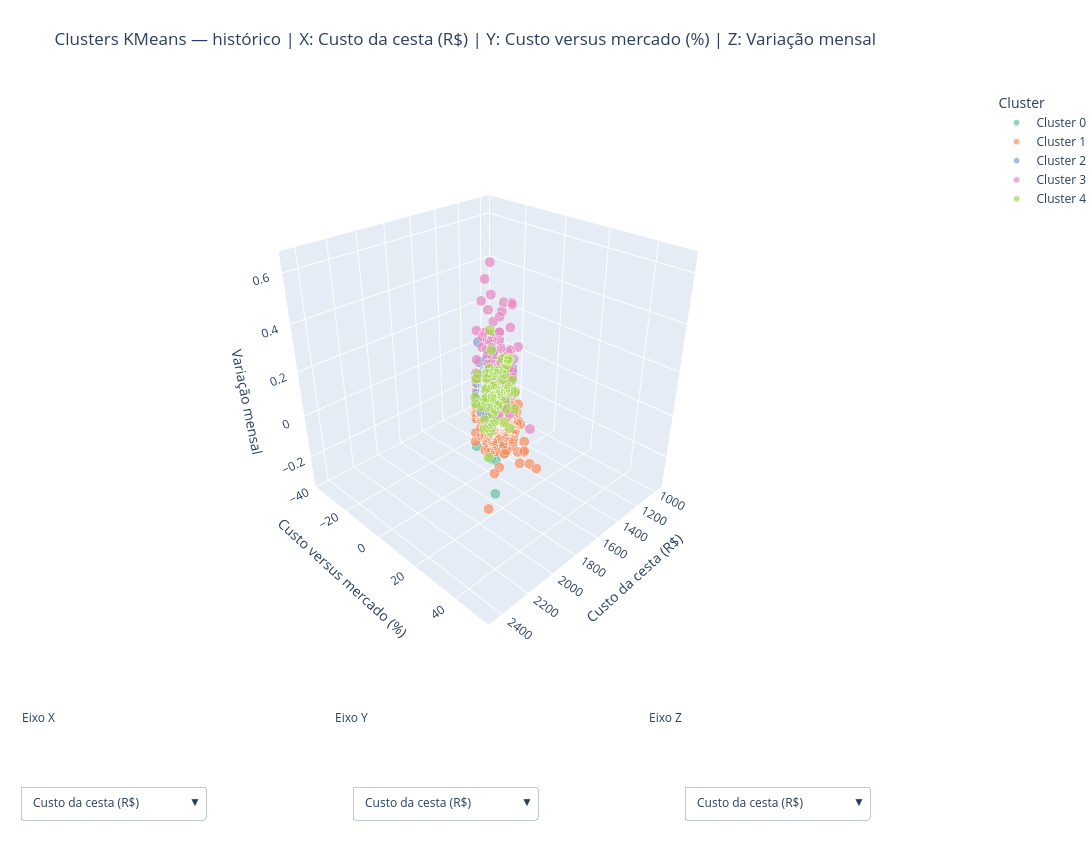

This figure's notebook cell:
### Code cell
# Visualização histórica: todos os meses aparecem ao mesmo tempo.
# Há um menu independente para cada eixo.
def historical_cluster_traces(x_feature, y_feature, z_feature):
    traces = []
    for cluster in range(model_config.n_clusters):
        data = plot_3d_data.filter(pl.col("cluster") == cluster)
        traces.append(
            go.Scatter3d(
                x=data[x_feature].to_list(),
                y=data[y_feature].to_list(),
                z=data[z_feature].to_list(),
                mode="markers",
                name=f"Cluster {cluster}",
                marker={
                    "size": 6,
                    "color": palette[cluster % len(palette)],
                    "opacity": 0.72,
                    "line": {"width": 0.3, "color": "white"},
                },
                text=[
                    f"{store} | mês {month}"
                    for store, month in zip(
                        data["establishment_id"].to_list(),
                        data["reference_month"].to_list(),
                    )
                ],
                customdata=[
                    [
                        store,
                        month,
                        basket_detail_lookup.get(
                            (store, month), "Detalhes não disponíveis"
                        ),
                    ]
                    for store, month in zip(
                        data["establishment_id"].to_list(),
                        data["reference_month"].to_list(),
                    )
                ],
                hovertemplate="<b>%{customdata[0]}</b> | %{customdata[1]}<br>X: %{x:.3f}<br>Y: %{y:.3f}<br>Z: %{z:.3f}<br><br><b>Detalhes dos produtos</b><br>%{customdata[2]}<extra></extra>",
            )
        )
    return traces


historical_features = [
    "basket_cost",
    "basket_cost_vs_market_pct",
    "basket_cost_mom_change",
]
axis_names = ["X", "Y", "Z"]


def historical_axis_buttons(axis_index):
    buttons = []
    for feature in FEATURE_COLUMNS:
        selected = list(historical_features)
        selected[axis_index] = feature
        traces = historical_cluster_traces(*selected)
        buttons.append(
            {
                "label": feature_labels[feature],
                "method": "update",
                "args": [
                    {
                        "x": [trace.x for trace in traces],
                        "y": [trace.y for trace in traces],
                        "z": [trace.z for trace in traces],
                    },
                    {
                        "title": f"Clusters KMeans — histórico | X: {feature_labels[selected[0]]} | Y: {feature_labels[selected[1]]} | Z: {feature_labels[selected[2]]}",
                        "scene": {
                            "xaxis": {"title": feature_labels[selected[0]]},
                            "yaxis": {"title": feature_labels[selected[1]]},
                            "zaxis": {"title": feature_labels[selected[2]]},
                        },
                    },
                ],
            }
        )
    return buttons


fig_3d_history = go.Figure(data=historical_cluster_traces(*historical_features))
fig_3d_history.update_layout(
    title=f"Clusters KMeans — histórico | X: {feature_labels[historical_features[0]]} | Y: {feature_labels[historical_features[1]]} | Z: {feature_labels[historical_features[2]]}",
    height=850,
    width=1200,
    scene={
        "xaxis_title": feature_labels[historical_features[0]],
        "yaxis_title": feature_labels[historical_features[1]],
        "zaxis_title": feature_labels[historical_features[2]],
        "camera": {"eye": {"x": 1.6, "y": 1.6, "z": 1.3}},
    },
    updatemenus=[
        {
            "buttons": historical_axis_buttons(0),
            "direction": "down",
            "x": 0.02,
            "y": -0.20,
            "xanchor": "left",
            "yanchor": "top",
            "showactive": True,
            "bgcolor": "white",
        },
        {
            "buttons": historical_axis_buttons(1),
            "direction": "down",
            "x": 0.36,
            "y": -0.20,
            "xanchor": "left",
            "yanchor": "top",
            "showactive": True,
            "bgcolor": "white",
        },
        {
            "buttons": historical_axis_buttons(2),
            "direction": "down",
            "x": 0.70,
            "y": -0.20,
            "xanchor": "left",
            "yanchor": "top",
            "showactive": True,
            "bgcolor": "white",
        },
    ],
    annotations=[
        {
            "text": "Eixo X",
            "xref": "paper",
            "yref": "paper",
            "x": 0.02,
            "y": -0.10,
            "showarrow": False,
        },
        {
            "text": "Eixo Y",
            "xref": "paper",
            "yref": "paper",
            "x": 0.36,
            "y": -0.10,
            "showarrow": False,
        },
        {
            "text": "Eixo Z",
            "xref": "paper",
            "yref": "paper",
            "x": 0.70,
            "y": -0.10,
            "showarrow": False,
        },
    ],
    legend={"title": "Cluster"},
    margin={"l": 0, "r": 0, "b": 180, "t": 90},
)
fig_3d_history.show()

### Figure 1 — Plotly figure (JSON) as saved in the notebook; plotly's stock layout.template omitted (floating-point values rounded to 4 significant figures; data arrays with more than 128 entries replaced by an {"elided": "..."} marker saying what was removed)
{"data": [{"customdata": {"elided": "111x3 str values"}, "hovertemplate": "<b>%{customdata[0]}</b> | %{customdata[1]}<br>X: %{x:.3f}<br>Y: %{y:.3f}<br>Z: %{z:.3f}<br><br><b>Detalhes dos produtos</b><br>%{customdata[2]}<extra></extra>", "marker": {"color": "rgb(102,194,165)", "line": {"color": "white", "width": 0.3}, "opacity": 0.72, "size": 6}, "mode": "markers", "name": "Cluster 0", "text": ["SUP_34 | mês 2023-03-01", "SUP_38 | mês 2023-03-01", "SUP_38 | mês 2024-05-01", "SUP_24 | mês 2023-10-01", "SUP_27 | mês 2023-02-01", "SUP_30 | mês 2025-05-01", "SUP_30 | mês 2025-10-01", "SUP_32 | mês 2024-10-01", "SUP_04 | mês 2026-01-01", "SUP_06 | mês 2026-04-01", "SUP_06 | mês 2026-07-01", "SUP_06 | mês 2026-08-01", "SUP_13 | mês 2024-12-01", "SUP_13 | mês 2026-01-01", "SUP_16 | mês 2024-07-01", "SUP_07 | mês 2026-01-01", "SUP_10 | mês 2026-07-01", "SUP_11 | mês 2022-11-01", "SUP_11 | mês 2023-03-01", "SUP_11 | mês 2024-08-01", "SUP_20 | mês 2023-03-01", "SUP_22 | mês 2023-07-01", "SUP_22 | mês 2025-12-01", "SUP_22 | mês 2026-04-01", "SUP_43 | mês 2023-01-01", "SUP_12 | mês 2022-11-01", "SUP_12 | mês 2024-07-01", "SUP_13 | mês 2023-08-01", "SUP_19 | mês 2023-03-01", "SUP_19 | mês 2024-09-01", "SUP_19 | mês 2026-07-01", "SUP_50 | mês 2023-07-01", "SUP_50 | mês 2025-11-01", "SUP_41 | mês 2026-01-01", "SUP_34 | mês 2022-10-01", "SUP_39 | mês 2023-08-01", "SUP_24 | mês 2023-05-01", "SUP_27 | mês 2022-11-01", "SUP_27 | mês 2025-08-01", "SUP_27 | mês 2026-07-01", "SUP_04 | mês 2026-03-01", "SUP_13 | mês 2025-04-01", "SUP_13 | mês 2025-12-01", "SUP_15 | mês 2023-01-01", "SUP_15 | mês 2024-11-01", "SUP_17 | mês 2024-04-01", "SUP_08 | mês 2022-10-01", "SUP_11 | mês 2023-12-01", "SUP_22 | mês 2023-11-01", "SUP_33 | mês 2023-09-01", "SUP_33 | mês 2023-10-01", "SUP_33 | mês 2025-06-01", "SUP_43 | mês 2024-03-01", "SUP_13 | mês 2023-06-01", "SUP_19 | mês 2023-07-01", "SUP_19 | mês 2024-04-01", "SUP_19 | mês 2025-01-01", "SUP_19 | mês 2026-04-01", "SUP_50 | mês 2025-09-01", "SUP_51 | mês 2025-06-01", "SUP_38 | mês 2026-07-01", "SUP_39 | mês 2024-12-01", "SUP_24 | mês 2026-02-01", "SUP_32 | mês 2024-02-01", "SUP_32 | mês 2024-05-01", "SUP_32 | mês 2024-08-01", "SUP_13 | mês 2025-01-01", "SUP_15 | mês 2022-10-01", "SUP_15 | mês 2024-08-01", "SUP_11 | mês 2026-04-01", "SUP_20 | mês 2026-04-01", "SUP_33 | mês 2024-07-01", "SUP_19 | mês 2024-07-01", "SUP_50 | mês 2022-12-01", "SUP_50 | mês 2025-03-01", "SUP_50 | mês 2025-05-01", "SUP_51 | mês 2023-03-01", "SUP_51 | mês 2026-07-01", "SUP_41 | mês 2022-12-01", "SUP_41 | mês 2023-03-01", "SUP_38 | mês 2024-11-01", "SUP_39 | mês 2025-05-01", "SUP_39 | mês 2025-08-01", "SUP_39 | mês 2026-07-01", "SUP_30 | mês 2026-04-01", "SUP_32 | mês 2023-07-01", "SUP_32 | mês 2026-05-01", "SUP_04 | mês 2025-09-01", "SUP_13 | mês 2024-07-01", "SUP_13 | mês 2025-07-01", "SUP_16 | mês 2023-03-01", "SUP_17 | mês 2024-09-01", "SUP_07 | mês 2026-06-01", "SUP_08 | mês 2023-02-01", "SUP_08 | mês 2024-09-01", "SUP_08 | mês 2026-02-01", "SUP_11 | mês 2024-03-01", "SUP_11 | mês 2024-11-01", "SUP_11 | mês 2025-05-01", "SUP_11 | mês 2025-09-01", "SUP_22 | mês 2023-04-01", "SUP_22 | mês 2024-11-01", "SUP_22 | mês 2025-02-01", "SUP_22 | mês 2025-10-01", "SUP_22 | mês 2026-08-01", "SUP_43 | mês 2026-04-01", "SUP_43 | mês 2024-11-01", "SUP_50 | mês 2024-01-01", "SUP_50 | mês 2024-07-01", "SUP_50 | mês 2026-07-01", "SUP_51 | mês 2025-04-01"], "type": "scatter3d", "x": [1270.0, 1498.0, 1589.0, 1285.0, 1219.0, 996.1, 1368.0, 1728.0, 1498.0, 1116.0, 1237.0, 1111.0, 1632.0, 1172.0, 1701.0, 1360.0, 1292.0, 1335.0, 1236.0, 1348.0, 1395.0, 1286.0, 1484.0, 1550.0, 1110.0, 1132.0, 1457.0, 1379.0, 1376.0, 1425.0, 1484.0, 1321.0, 1250.0, 1241.0, 1336.0, 1318.0, 1192.0, 1522.0, 1458.0, 1638.0, 1329.0, 969.5, 1639.0, 1535.0, 1465.0, 1291.0, 1237.0, 1234.0, 1495.0, 1681.0, 1363.0, 1696.0, 1436.0, 1574.0, 1287.0, 1385.0, 1322.0, 1466.0, 1417.0, 1318.0, 1571.0, 1531.0, 1256.0, 1623.0, 1782.0, 1452.0, 1454.0, 1508.0, 1486.0, 1099.0, 1528.0, 1908.0, 1354.0, 1384.0, 1454.0, 1466.0, 1361.0, 1407.0, 1275.0, 1384.0, 1263.0, 1233.0, 1449.0, 1549.0, 1244.0, 1515.0, 1758.0, 1248.0, 1192.0, 1147.0, 1618.0, 1257.0, 1584.0, 1049.0, 1334.0, 1368.0, 1480.0, 1453.0, 1165.0, 1299.0, 1096.0, 1456.0, 1186.0, 1607.0, 1634.0, 1308.0, 1092.0, 1620.0, 1569.0, 1550.0, 1202.0], "y": [-14.42, 0.9702, 0.6363, -10.97, -23.24, -27.92, -11.49, 1.75, -4.902, -23.31, -16.64, -30.83, 2.429, -25.59, 9.262, -13.66, -12.95, -7.843, -16.69, -10.16, -5.969, -9.12, -7.367, 6.499, -27.38, -21.9, -6.416, -1.398, -7.26, -9.183, 0, -6.64, -19.36, -21.27, -4.135, -5.715, -16.97, 5.0, -2.991, 10.39, -19.41, -37.73, 2.351, 0.3985, 0.6537, -20.74, -11.24, -16.88, 3.899, 14.11, -5.57, 8.436, -13.37, 10.04, -9.063, -14.94, -14.25, 0.7488, -4.757, -15.74, 5.873, -3.911, -21.29, -4.389, 12.87, -3.21, -5.672, 8.176, -0.9879, -24.47, 4.952, 22.6, -13.02, -7.232, 0.1785, 6.045, -8.285, -5.212, -14.5, -6.698, -13.23, -10.75, -3.606, 4.365, -14.55, 7.106, 13.82, -16.12, -23.45, -26.87, 9.073, -19.92, -2.483, -33.93, -15.03, -14.24, -10.73, -0.1635, -15.71, -12.69, -25.59, 0, -22.16, 3.98, 1.771, -10.1, -24.97, 3.801, 0.7797, 4.434, -22.8], "z": [-0.24, -0.08271, -0.1256, -0.258, -0.2029, -0.2558, -0.08783, -0.1689, -0.09462, -0.1922, -0.2993, -0.1021, -0.1432, -0.2847, -0.1213, -0.105, -0.1244, -0.1349, -0.09319, -0.09997, -0.1141, -0.1933, -0.1201, -0.1465, -0.157, -0.157, -0.09611, -0.1534, -0.1277, -0.2269, -0.09157, -0.07645, -0.2062, -0.1281, -0.08432, -0.08031, -0.1931, -0.1679, -0.0766, -0.1418, -0.1587, -0.3214, -0.08764, -0.108, -0.205, -0.1514, -0.08278, -0.1396, -0.08115, -0.1507, -0.189, -0.1725, -0.09716, -0.1023, -0.214, -0.1643, -0.09703, -0.1641, -0.2578, -0.1484, -0.1038, -0.1124, -0.1011, -0.09691, -0.1521, -0.2514, -0.1092, -0.08597, -0.1581, -0.2681, -0.1256, -0.2212, -0.1435, -0.1086, -0.1208, -0.1038, -0.2129, -0.07561, -0.2213, -0.1321, -0.2983, -0.2502, -0.07937, -0.1127, -0.1013, -0.1331, -0.1616, -0.1633, -0.2418, -0.3021, -0.1031, -0.1237, -0.1298, -0.0789, -0.1772, -0.1243, -0.1428, -0.09597, -0.1281, -0.1922, -0.3135, -0.265, -0.2817, -0.135, -0.1193, -0.2829, -0.255, -0.121, -0.1545, -0.1006, -0.2075]}, {"customdata": {"elided": "239x3 str values"}, "hovertemplate": "<b>%{customdata[0]}</b> | %{customdata[1]}<br>X: %{x:.3f}<br>Y: %{y:.3f}<br>Z: %{z:.3f}<br><br><b>Detalhes dos produtos</b><br>%{customdata[2]}<extra></extra>", "marker": {"color": "rgb(252,141,98)", "line": {"color": "white", "width": 0.3}, "opacity": 0.72, "size": 6}, "mode": "markers", "name": "Cluster 1", "text": {"elided": "239 str values"}, "type": "scatter3d", "x": {"elided": "239 float values"}, "y": {"elided": "239 float values"}, "z": {"elided": "239 float values"}}, {"customdata": {"elided": "224x3 str values"}, "hovertemplate": "<b>%{customdata[0]}</b> | %{customdata[1]}<br>X: %{x:.3f}<br>Y: %{y:.3f}<br>Z: %{z:.3f}<br><br><b>Detalhes dos produtos</b><br>%{customdata[2]}<extra></extra>", "marker": {"color": "rgb(141,160,203)", "line": {"color": "white", "width": 0.3}, "opacity": 0.72, "size": 6}, "mode": "markers", "name": "Cluster 2", "text": {"elided": "224 str values"}, "type": "scatter3d", "x": {"elided": "224 float values"}, "y": {"elided": "224 float values"}, "z": {"elided": "224 float values"}}, {"customdata": {"elided": "67x3 str values"}, "hovertemplate": "<b>%{customdata[0]}</b> | %{customdata[1]}<br>X: %{x:.3f}<br>Y: %{y:.3f}<br>Z: %{z:.3f}<br><br><b>Detalhes dos produtos</b><br>%{customdata[2]}<extra></extra>", "marker": {"color": "rgb(231,138,195)", "line": {"color": "white", "width": 0.3}, "opacity": 0.72, "size": 6}, "mode": "markers", "name": "Cluster 3", "text": ["SUP_34 | mês 2023-01-01", "SUP_38 | mês 2025-04-01", "SUP_39 | mês 2025-06-01", "SUP_32 | mês 2025-11-01", "SUP_13 | mês 2025-05-01", "SUP_13 | mês 2025-08-01", "SUP_13 | mês 2026-06-01", "SUP_15 | mês 2024-12-01", "SUP_07 | mês 2026-05-01", "SUP_11 | mês 2026-08-01", "SUP_20 | mês 2026-07-01", "SUP_33 | mês 2023-08-01", "SUP_33 | mês 2023-11-01", "SUP_43 | mês 2026-02-01", "SUP_51 | mês 2025-05-01", "SUP_38 | mês 2024-12-01", "SUP_38 | mês 2026-08-01", "SUP_24 | mês 2023-07-01", "SUP_24 | mês 2024-02-01", "SUP_27 | mês 2023-03-01", "SUP_32 | mês 2024-09-01", "SUP_13 | mês 2026-03-01", "SUP_11 | mês 2024-01-01", "SUP_22 | mês 2025-03-01", "SUP_22 | mês 2026-01-01", "SUP_43 | mês 2023-03-01", "SUP_12 | mês 2022-12-01", "SUP_13 | mês 2023-05-01", "SUP_19 | mês 2023-06-01", "SUP_50 | mês 2023-12-01", "SUP_51 | mês 2026-03-01", "SUP_24 | mês 2023-01-01", "SUP_32 | mês 2022-10-01", "SUP_32 | mês 2026-08-01", "SUP_13 | mês 2024-08-01", "SUP_11 | mês 2023-06-01", "SUP_11 | mês 2024-09-01", "SUP_11 | mês 2026-05-01", "SUP_22 | mês 2022-12-01", "SUP_19 | mês 2024-02-01", "SUP_50 | mês 2023-01-01", "SUP_51 | mês 2023-02-01", "SUP_51 | mês 2024-08-01", "SUP_41 | mês 2023-02-01", "SUP_24 | mês 2023-12-01", "SUP_27 | mês 2025-11-01", "SUP_30 | mês 2025-06-01", "SUP_32 | mês 2022-12-01", "SUP_04 | mês 2025-12-01", "SUP_06 | mês 2026-06-01", "SUP_13 | mês 2024-10-01", "SUP_13 | mês 2025-06-01", "SUP_15 | mês 2024-09-01", "SUP_16 | mês 2023-02-01", "SUP_17 | mês 2024-02-01", "SUP_08 | mês 2023-03-01", "SUP_08 | mês 2024-12-01", "SUP_22 | mês 2023-05-01", "SUP_43 | mês 2024-01-01", "SUP_43 | mês 2024-12-01", "SUP_12 | mês 2024-01-01", "SUP_13 | mês 2023-09-01", "SUP_19 | mês 2024-08-01", "SUP_50 | mês 2025-08-01", "SUP_50 | mês 2025-12-01", "SUP_41 | mês 2022-11-01", "SUP_41 | mês 2026-03-01"], "type": "scatter3d", "x": [1783.0, 1646.0, 1476.0, 2054.0, 1331.0, 1753.0, 1456.0, 1747.0, 1820.0, 1602.0, 1934.0, 1979.0, 1696.0, 1720.0, 1548.0, 1727.0, 1954.0, 1470.0, 1609.0, 1486.0, 2079.0, 1762.0, 1622.0, 1670.0, 1895.0, 1379.0, 1428.0, 1753.0, 1637.0, 1843.0, 1437.0, 2006.0, 1476.0, 2151.0, 1500.0, 1453.0, 1599.0, 1425.0, 1498.0, 1764.0, 1661.0, 1729.0, 1634.0, 1595.0, 1474.0, 1811.0, 1392.0, 1718.0, 1655.0, 1766.0, 1704.0, 1644.0, 1737.0, 1804.0, 1615.0, 1370.0, 1716.0, 1624.0, 1505.0, 1493.0, 1618.0, 1784.0, 1844.0, 1909.0, 1602.0, 1638.0, 1449.0], "y": [16.61, 5.685, -5.598, 32.53, -3.69, 16.62, -10.37, 9.612, 17.83, -0.2184, 30.32, 41.53, 17.85, 7.82, 11.99, 8.345, 21.71, 3.898, -5.253, 0.1616, 32.47, 6.814, 3.949, 15.02, 20.29, -7.066, -4.245, 22.15, 14.46, 24.15, -12.86, 31.23, 5.908, 33.96, 0, 1.613, 1.87, -7.756, 0.4209, 3.903, 8.664, 8.901, 8.921, 0.4648, -0.6698, 16.81, -11.03, 15.21, 3.342, 8.722, 0.3545, 5.116, 10.71, 13.65, -4.869, -7.698, 7.698, 13.12, -3.532, -6.294, 3.682, 21.15, 22.87, 26.98, 0, 13.01, -12.18], "z": [0.2497, 0.2652, 0.1971, 0.2338, 0.3729, 0.5281, 0.2435, 0.1923, 0.2897, 0.2403, 0.1907, 0.198, 0.2441, 0.2409, 0.2876, 0.3671, 0.2439, 0.2235, 0.1767, 0.2195, 0.4315, 0.5027, 0.3148, 0.4076, 0.2776, 0.2419, 0.2619, 0.1869, 0.1885, 0.282, 0.2129, 0.2442, 0.1927, 0.2389, 0.2591, 0.2033, 0.186, 0.2959, 0.1623, 0.1694, 0.2008, 0.6491, 0.4431, 0.2776, 0.1475, 0.2524, 0.397, 0.1876, 0.2471, 0.5928, 0.1642, 0.2352, 0.1696, 0.1793, 0.3095, 0.3057, 0.2167, 0.4815, 0.2428, 0.3675, 0.1475, 0.2942, 0.3617, 0.2168, 0.2811, 0.2653, 0.1676]}, {"customdata": {"elided": "75x3 str values"}, "hovertemplate": "<b>%{customdata[0]}</b> | %{customdata[1]}<br>X: %{x:.3f}<br>Y: %{y:.3f}<br>Z: %{z:.3f}<br><br><b>Detalhes dos produtos</b><br>%{customdata[2]}<extra></extra>", "marker": {"color": "rgb(166,216,84)", "line": {"color": "white", "width": 0.3}, "opacity": 0.72, "size": 6}, "mode": "markers", "name": "Cluster 4", "text": ["SUP_34 | mês 2023-02-01", "SUP_38 | mês 2024-07-01", "SUP_38 | mês 2025-01-01", "SUP_39 | mês 2022-12-01", "SUP_39 | mês 2023-06-01", "SUP_39 | mês 2024-08-01", "SUP_39 | mês 2024-09-01", "SUP_17 | mês 2025-12-01", "SUP_08 | mês 2023-06-01", "SUP_22 | mês 2023-01-01", "SUP_50 | mês 2023-09-01", "SUP_50 | mês 2024-12-01", "SUP_50 | mês 2025-02-01", "SUP_51 | mês 2024-02-01", "SUP_51 | mês 2024-09-01", "SUP_51 | mês 2024-11-01", "SUP_51 | mês 2026-08-01", "SUP_38 | mês 2023-08-01", "SUP_38 | mês 2024-06-01", "SUP_39 | mês 2024-11-01", "SUP_24 | mês 2026-01-01", "SUP_27 | mês 2025-12-01", "SUP_04 | mês 2025-01-01", "SUP_07 | mês 2023-09-01", "SUP_08 | mês 2023-04-01", "SUP_08 | mês 2023-09-01", "SUP_11 | mês 2022-10-01", "SUP_12 | mês 2024-04-01", "SUP_50 | mês 2023-11-01", "SUP_50 | mês 2024-05-01", "SUP_51 | mês 2023-08-01", "SUP_51 | mês 2023-09-01", "SUP_51 | mês 2025-07-01", "SUP_41 | mês 2022-10-01", "SUP_34 | mês 2023-10-01", "SUP_34 | mês 2024-07-01", "SUP_38 | mês 2025-07-01", "SUP_38 | mês 2025-08-01", "SUP_38 | mês 2026-04-01", "SUP_39 | mês 2022-10-01", "SUP_39 | mês 2022-11-01", "SUP_39 | mês 2023-01-01", "SUP_39 | mês 2024-02-01", "SUP_27 | mês 2023-04-01", "SUP_17 | mês 2024-01-01", "SUP_17 | mês 2024-11-01", "SUP_12 | mês 2024-06-01", "SUP_50 | mês 2026-05-01", "SUP_51 | mês 2024-10-01", "SUP_41 | mês 2024-06-01", "SUP_41 | mês 2024-10-01", "SUP_34 | mês 2023-05-01", "SUP_34 | mês 2023-07-01", "SUP_34 | mês 2024-10-01", "SUP_38 | mês 2022-11-01", "SUP_38 | mês 2024-09-01", "SUP_39 | mês 2023-07-01", "SUP_39 | mês 2024-07-01", "SUP_32 | mês 2025-12-01", "SUP_13 | mês 2025-02-01", "SUP_11 | mês 2025-01-01", "SUP_20 | mês 2025-01-01", "SUP_22 | mês 2024-05-01", "SUP_43 | mês 2022-10-01", "SUP_12 | mês 2025-01-01", "SUP_19 | mês 2026-05-01", "SUP_50 | mês 2022-10-01", "SUP_50 | mês 2024-04-01", "SUP_50 | mês 2025-01-01", "SUP_51 | mês 2022-10-01", "SUP_51 | mês 2023-01-01", "SUP_51 | mês 2023-07-01", "SUP_51 | mês 2024-03-01", "SUP_51 | mês 2026-06-01", "SUP_41 | mês 2025-12-01"], "type": "scatter3d", "x": [1671.0, 1599.0, 1613.0, 1314.0, 1430.0, 1490.0, 1685.0, 1427.0, 1378.0, 1471.0, 1403.0, 1629.0, 1654.0, 1663.0, 1673.0, 1501.0, 1437.0, 1474.0, 1411.0, 1725.0, 1397.0, 1727.0, 1549.0, 1241.0, 1460.0, 1282.0, 1544.0, 1620.0, 1438.0, 1818.0, 1463.0, 1442.0, 1284.0, 1294.0, 1456.0, 1560.0, 1486.0, 1503.0, 1583.0, 1284.0, 1301.0, 1330.0, 1844.0, 1474.0, 1233.0, 1383.0, 1612.0, 1669.0, 1692.0, 1360.0, 1476.0, 1370.0, 1430.0, 1771.0, 1451.0, 1708.0, 1433.0, 1570.0, 1888.0, 1476.0, 1391.0, 1331.0, 1654.0, 1294.0, 1554.0, 1637.0, 1548.0, 1784.0, 1582.0, 1347.0, 1048.0, 1346.0, 1582.0, 1522.0, 1423.0], "y": [5.234, 2.696, 4.651, -11.91, 0, -0.6715, 7.378, -10.92, -3.65, -3.788, -4.738, 2.184, 8.538, -2.023, 6.593, 3.124, -10.53, 5.446, -12.43, 18.53, -11.33, 7.813, 0.505, -15.72, -0.8761, -12.93, 10.77, -0.5563, -0.08472, 15.19, 4.605, -2.101, -18.18, -7.126, 0.8626, 0.2459, -5.278, 0, 8.731, -7.847, -10.2, -13.01, 8.583, 0.05555, -20.96, -4.967, 0, 8.064, -0.3545, -15.62, -13.05, -4.57, 1.043, 4.304, 0.1585, 8.816, 1.301, 0.8549, 17.89, -3.149, -9.791, -13.64, 4.764, -7.181, 0.8048, 5.969, 11.06, 9.538, 2.646, -3.35, -31.43, -4.893, -4.563, -6.29, -11.15], "z": [-0.06293, 0.1327, -0.06563, 0.009613, 0.133, -0.05073, 0.1307, -0.03009, -0.06907, -0.01783, -0.02638, -0.008659, 0.04534, 0.1174, 0.02361, -0.1128, 0.02133, 0.0421, -0.1116, 0.005932, 0.05706, -0.0465, 0.137, -0.01147, 0.06605, -0.09078, 0.08147, -0.1282, 0.004655, 0.01937, 0.08681, -0.01413, -0.02602, 0.08907, 0.02429, -0.06906, 0.004599, 0.01161, 0.004883, 0.07991, 0.01327, 0.01237, 0.129, -0.008374, 0.1662, 0.1258, 0.02745, 0.01564, 0.01145, -0.07836, 0.04312, 0.07874, 0.02507, 0.06404, 0.08905, 0.08748, 0.002107, -0.11, -0.081, 0.01505, -0.02327, -0.1105, -0.1045, 0.09359, -0.01255, 0.1161, 0.004496, 0.01617, -0.02828, 0.1264, -0.01773, -0.007934, -0.04896, -0.03693, 0.0391]}], "layout": {"annotations": [{"showarrow": false, "text": "Eixo X", "x": 0.02, "xref": "paper", "y": -0.1, "yref": "paper"}, {"showarrow": false, "text": "Eixo Y", "x": 0.36, "xref": "paper", "y": -0.1, "yref": "paper"}, {"showarrow": false, "text": "Eixo Z", "x": 0.7, "xref": "paper", "y": -0.1, "yref": "paper"}], "height": 850, "legend": {"title": {"text": "Cluster"}}, "margin": {"b": 180, "l": 0, "r": 0, "t": 90}, "scene": {"camera": {"eye": {"x": 1.6, "y": 1.6, "z": 1.3}}, "xaxis": {"title": {"text": "Custo da cesta (R$)"}}, "yaxis": {"title": {"text": "Custo versus mercado (%)"}}, "zaxis": {"title": {"text": "Variação mensal"}}}, "title": {"text": "Clusters KMeans — histórico | X: Custo da cesta (R$) | Y: Custo versus mercado (%) | Z: Variação mensal"}, "updatemenus": [{"bgcolor": "white", "buttons": [{"args": [{"x": {"elided": "5 rows, 716 float values in total"}, "y": {"elided": "5 rows, 716 float values in total"}, "z": {"elided": "5 rows, 716 float values in total"}}, {"scene": {"xaxis": {"title": "Custo da cesta (R$)"}, "yaxis": {"title": "Custo versus mercado (%)"}, "zaxis": {"title": "Variação mensal"}}, "title": "Clusters KMeans — histórico | X: Custo da cesta (R$) | Y: Custo versus mercado (%) | Z: Variação mensal"}], "label": "Custo da cesta (R$)", "method": "update"}, {"args": [{"x": {"elided": "5 rows, 716 float values in total"}, "y": {"elided": "5 rows, 716 float values in total"}, "z": {"elided": "5 rows, 716 float values in total"}}, {"scene": {"xaxis": {"title": "Custo versus mercado (%)"}, "yaxis": {"title": "Custo versus mercado (%)"}, "zaxis": {"title": "Variação mensal"}}, "title": "Clusters KMeans — histórico | X: Custo versus mercado (%) | Y: Custo versus mercado (%) | Z: Variação mensal"}], "label": "Custo versus mercado (%)", "method": "update"}, {"args": [{"x": {"elided": "5 rows, 716 float values in total"}, "y": {"elided": "5 rows, 716 float values in total"}, "z": {"elided": "5 rows, 716 float values in total"}}, {"scene": {"xaxis": {"title": "Variação mensal"}, "yaxis": {"title": "Custo versus mercado (%)"}, "zaxis": {"title": "Variação mensal"}}, "title": "Clusters KMeans — histórico | X: Variação mensal | Y: Custo versus mercado (%) | Z: Variação mensal"}], "label": "Variação mensal", "method": "update"}, {"args": [{"x": {"elided": "5 rows, 716 float values in total"}, "y": {"elided": "5 rows, 716 float values in total"}, "z": {"elided": "5 rows, 716 float values in total"}}, {"scene": {"xaxis": {"title": "Preço relativo médio (log)"}, "yaxis": {"title": "Custo versus mercado (%)"}, "zaxis": {"title": "Variação mensal"}}, "title": "Clusters KMeans — histórico | X: Preço relativo médio (log) | Y: Custo versus mercado (%) | Z: Variação mensal"}], "label": "Preço relativo médio (log)", "method": "update"}, {"args": [{"x": {"elided": "5 rows, 716 float values in total"}, "y": {"elided": "5 rows, 716 float values in total"}, "z": {"elided": "5 rows, 716 float values in total"}}, {"scene": {"xaxis": {"title": "IQR relativo médio"}, "yaxis": {"title": "Custo versus mercado (%)"}, "zaxis": {"title": "Variação mensal"}}, "title": "Clusters KMeans — histórico | X: IQR relativo médio | Y: Custo versus mercado (%) | Z: Variação mensal"}], "label": "IQR relativo médio", "method": "update"}], "direction": "down", "showactive": true, "x": 0.02, "xanchor": "left", "y": -0.2, "yanchor": "top"}, {"bgcolor": "white", "buttons": [{"args": [{"x": {"elided": "5 rows, 716 float values in total"}, "y": {"elided": "5 rows, 716 float values in total"}, "z": {"elided": "5 rows, 716 float values in total"}}, {"scene": {"xaxis": {"title": "Custo da cesta (R$)"}, "yaxis": {"title": "Custo da cesta (R$)"}, "zaxis": {"title": "Variação mensal"}}, "title": "Clusters KMeans — histórico | X: Custo da cesta (R$) | Y: Custo da cesta (R$) | Z: Variação mensal"}], "label": "Custo da cesta (R$)", "method": "update"}, {"args": [{"x": {"elided": "5 rows, 716 float values in total"}, "y": {"elided": "5 rows, 716 float values in total"}, "z": {"elided": "5 rows, 716 float values in total"}}, {"scene": {"xaxis": {"title": "Custo da cesta (R$)"}, "yaxis": {"title": "Custo versus mercado (%)"}, "zaxis": {"title": "Variação mensal"}}, "title": "Clusters KMeans — histórico | X: Custo da cesta (R$) | Y: Custo versus mercado (%) | Z: Variação mensal"}], "label": "Custo versus mercado (%)", "method": "update"}, {"args": [{"x": {"elided": "5 rows, 716 float values in total"}, "y": {"elided": "5 rows, 716 float values in total"}, "z": {"elided": "5 rows, 716 float values in total"}}, {"scene": {"xaxis": {"title": "Custo da cesta (R$)"}, "yaxis": {"title": "Variação mensal"}, "zaxis": {"title": "Variação mensal"}}, "title": "Clusters KMeans — histórico | X: Custo da cesta (R$) | Y: Variação mensal | Z: Variação mensal"}], "label": "Variação mensal", "method": "update"}, {"args": [{"x": {"elided": "5 rows, 716 float values in total"}, "y": {"elided": "5 rows, 716 float values in total"}, "z": {"elided": "5 rows, 716 float values in total"}}, {"scene": {"xaxis": {"title": "Custo da cesta (R$)"}, "yaxis": {"title": "Preço relativo médio (log)"}, "zaxis": {"title": "Variação mensal"}}, "title": "Clusters KMeans — histórico | X: Custo da cesta (R$) | Y: Preço relativo médio (log) | Z: Variação mensal"}], "label": "Preço relativo médio (log)", "method": "update"}, {"args": [{"x": {"elided": "5 rows, 716 float values in total"}, "y": {"elided": "5 rows, 716 float values in total"}, "z": {"elided": "5 rows, 716 float values in total"}}, {"scene": {"xaxis": {"title": "Custo da cesta (R$)"}, "yaxis": {"title": "IQR relativo médio"}, "zaxis": {"title": "Variação mensal"}}, "title": "Clusters KMeans — histórico | X: Custo da cesta (R$) | Y: IQR relativo médio | Z: Variação mensal"}], "label": "IQR relativo médio", "method": "update"}], "direction": "down", "showactive": true, "x": 0.36, "xanchor": "left", "y": -0.2, "yanchor": "top"}, {"bgcolor": "white", "buttons": [{"args": [{"x": {"elided": "5 rows, 716 float values in total"}, "y": {"elided": "5 rows, 716 float values in total"}, "z": {"elided": "5 rows, 716 float values in total"}}, {"scene": {"xaxis": {"title": "Custo da cesta (R$)"}, "yaxis": {"title": "Custo versus mercado (%)"}, "zaxis": {"title": "Custo da cesta (R$)"}}, "title": "Clusters KMeans — histórico | X: Custo da cesta (R$) | Y: Custo versus mercado (%) | Z: Custo da cesta (R$)"}], "label": "Custo da cesta (R$)", "method": "update"}, {"args": [{"x": {"elided": "5 rows, 716 float values in total"}, "y": {"elided": "5 rows, 716 float values in total"}, "z": {"elided": "5 rows, 716 float values in total"}}, {"scene": {"xaxis": {"title": "Custo da cesta (R$)"}, "yaxis": {"title": "Custo versus mercado (%)"}, "zaxis": {"title": "Custo versus mercado (%)"}}, "title": "Clusters KMeans — histórico | X: Custo da cesta (R$) | Y: Custo versus mercado (%) | Z: Custo versus mercado (%)"}], "label": "Custo versus mercado (%)", "method": "update"}, {"args": [{"x": {"elided": "5 rows, 716 float values in total"}, "y": {"elided": "5 rows, 716 float values in total"}, "z": {"elided": "5 rows, 716 float values in total"}}, {"scene": {"xaxis": {"title": "Custo da cesta (R$)"}, "yaxis": {"title": "Custo versus mercado (%)"}, "zaxis": {"title": "Variação mensal"}}, "title": "Clusters KMeans — histórico | X: Custo da cesta (R$) | Y: Custo versus mercado (%) | Z: Variação mensal"}], "label": "Variação mensal", "method": "update"}, {"args": [{"x": {"elided": "5 rows, 716 float values in total"}, "y": {"elided": "5 rows, 716 float values in total"}, "z": {"elided": "5 rows, 716 float values in total"}}, {"scene": {"xaxis": {"title": "Custo da cesta (R$)"}, "yaxis": {"title": "Custo versus mercado (%)"}, "zaxis": {"title": "Preço relativo médio (log)"}}, "title": "Clusters KMeans — histórico | X: Custo da cesta (R$) | Y: Custo versus mercado (%) | Z: Preço relativo médio (log)"}], "label": "Preço relativo médio (log)", "method": "update"}, {"args": [{"x": {"elided": "5 rows, 716 float values in total"}, "y": {"elided": "5 rows, 716 float values in total"}, "z": {"elided": "5 rows, 716 float values in total"}}, {"scene": {"xaxis": {"title": "Custo da cesta (R$)"}, "yaxis": {"title": "Custo versus mercado (%)"}, "zaxis": {"title": "IQR relativo médio"}}, "title": "Clusters KMeans — histórico | X: Custo da cesta (R$) | Y: Custo versus mercado (%) | Z: IQR relativo médio"}], "label": "IQR relativo médio", "method": "update"}], "direction": "down", "showactive": true, "x": 0.7, "xanchor": "left", "y": -0.2, "yanchor": "top"}], "width": 1200}}
